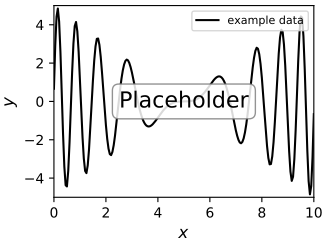

This figure's Python source:
#!/usr/bin/env python

import numpy as np
import matplotlib.pyplot as plt
import os

basename = os.path.splitext(__file__)[0]


# --- Import data here ---

# (Junk data for plot)
x = np.linspace(0, 10, 201)
y = (x-5)*np.sin((x-5)**2)

# --- Make the plot ---

plt.figure(figsize=(3.25, 2.44)) # inches, 4x3 aspect ratio
ax=plt.gca() # axis handle

plt.plot(x, y, 'k-', label='example data')

plt.xlabel('$x$', fontsize=12)
plt.ylabel('$y$', fontsize=12)
plt.xlim([0, 10])
plt.ylim([-5,5])
plt.legend(fontsize=8, loc='upper right')

# setup text box in the middle
tbox = plt.text(0.5, 0.5, 'Placeholder', horizontalalignment='center', 
  verticalalignment='center', fontsize=16, transform=ax.transAxes)
tbox.set_bbox(dict(facecolor='white', alpha=0.85, edgecolor='gray', 
  boxstyle='round'))

plt.tight_layout(pad=0.15);
plt.savefig(basename+'.pdf', transparent=True)
plt.savefig(basename+'.eps', transparent=True) # many journals want eps figures
